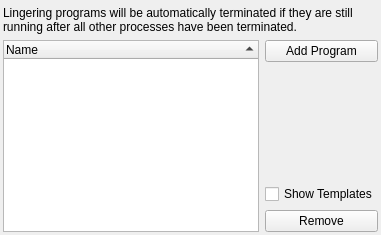
           <widget class="QWidget" name="tabLingerer">
            <attribute name="title">
             <string>Lingering Programs</string>
            </attribute>
            <layout class="QGridLayout" name="gridLayout_57">
             <property name="leftMargin">
              <number>3</number>
             </property>
             <property name="topMargin">
              <number>6</number>
             </property>
             <property name="rightMargin">
              <number>3</number>
             </property>
             <property name="bottomMargin">
              <number>3</number>
             </property>
             <item row="0" column="0">
              <layout class="QGridLayout" name="gridLayout_14">
               <item row="1" column="1">
                <widget class="QPushButton" name="btnAddLingering">
                 <property name="text">
                  <string>Add Program</string>
                 </property>
                </widget>
               </item>
               <item row="1" column="0" rowspan="5">
                <widget class="QTreeWidget" name="treeStop">
                 <property name="sortingEnabled">
                  <bool>true</bool>
                 </property>
                 <column>
                  <property name="text">
                   <string>Name</string>
                  </property>
                 </column>
                </widget>
               </item>
               <item row="4" column="1">
                <widget class="QCheckBox" name="chkShowStopTmpl">
                 <property name="text">
                  <string>Show Templates</string>
                 </property>
                </widget>
               </item>
               <item row="0" column="0" colspan="2">
                <widget class="QLabel" name="label_2">
                 <property name="text">
                  <string>Lingering programs will be automatically terminated if they are still running after all other processes have been terminated.</string>
                 </property>
                 <property name="wordWrap">
                  <bool>true</bool>
                 </property>
                </widget>
               </item>
               <item row="5" column="1">
                <widget class="QPushButton" name="btnDelStopProg">
                 <property name="text">
                  <string>Remove</string>
                 </property>
                </widget>
               </item>
               <item row="3" column="1">
                <spacer name="verticalSpacer_6">
                 <property name="orientation">
                  <enum>Qt::Orientation::Vertical</enum>
                 </property>
                 <property name="sizeHint" stdset="0">
                  <size>
                   <width>20</width>
                   <height>40</height>
                  </size>
                 </property>
                </spacer>
               </item>
              </layout>
             </item>
            </layout>
           </widget>
